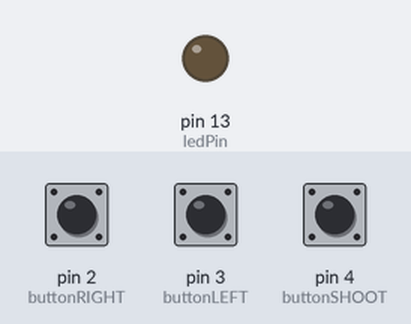
Recording of a sketch running on a simulated Arduino Uno, built with avr-gcc and run on an emulated ATmega328P. Parts: output pins drawn as LEDs (lit = HIGH). The test bench sets the inputs (shaded band); at power-on: pin 4 (buttonSHOOT) LOW, pin 2 (buttonRIGHT) LOW, pin 3 (buttonLEFT) LOW. What the sketch prints to the serial monitor is not drawn.

Above: at 1.2 s.
1.3 s: pin 4 (buttonSHOOT) pulled HIGH for 0.15 s
At 1.4 s:
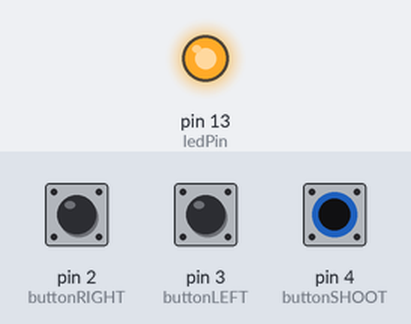
3.0 s: pin 2 (buttonRIGHT) pulled HIGH for 0.15 s
4.6 s: pin 3 (buttonLEFT) pulled HIGH for 0.15 s
6.2 s: pin 4 (buttonSHOOT) pulled HIGH for 3.2 s
At 10.4 s:
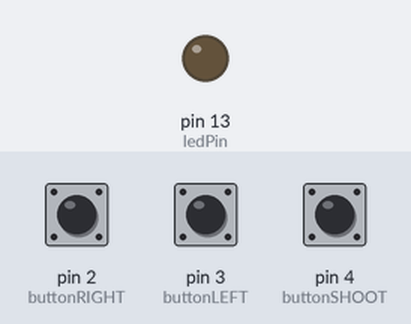
10.9 s: pin 2 (buttonRIGHT) driven HIGH and pin 3 (buttonLEFT) driven HIGH
12.4 s: pin 4 (buttonSHOOT) pulled HIGH for 1 s
At 12.8 s:
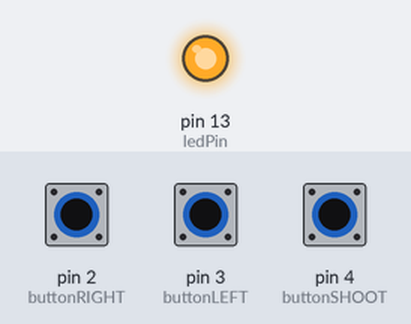
Timing chart, 0 to 15.4 s (numbered marks = the images above; inputs shaded):
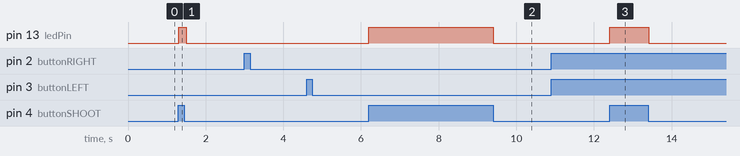

Measured:
- after the input at 1.3 s, pin 13 (ledPin): LOW → HIGH at once, → LOW 0.20 s later
- after the input at 6.2 s, pin 13 (ledPin): LOW → HIGH at once, → LOW 3.2 s later
- after the input at 12.4 s, pin 13 (ledPin): LOW → HIGH at once, → LOW 1.0 s later

The sketch:

buttonArduino.ino
```cpp
// constants won't change. They're used here to set pin numbers:
  const int buttonRIGHT = 2;
  const int buttonLEFT = 3;
  const int buttonSHOOT = 4;
  const int ledPin =  13;      // the number of the LED pin

// variables will change: variable for reading the pushbutton status
  int buttonStateRIGHT = 0;
  int buttonStateLEFT = 0;
  int buttonStateSHOOT = 0;

int right=2, rightRelease=20;
int left=3, leftRelease=30;
int shoot=4, shootRelease=40;

void setup() {
  Serial.begin(9600);

  // initialize the LED pin as an output:
    pinMode(ledPin, OUTPUT);

  // initialize the pushbutton pin as an input:
    pinMode(buttonRIGHT, INPUT);
    pinMode(buttonLEFT, INPUT);
    pinMode(buttonSHOOT, INPUT);
}

void loop() {
  // read the state of the pushbutton value:
    buttonStateRIGHT = digitalRead(buttonRIGHT);
    buttonStateLEFT = digitalRead(buttonLEFT);
    buttonStateSHOOT = digitalRead(buttonSHOOT);


  //check if the pushbutton is pressed.
  //RIGHT BUTTON
  if (buttonStateRIGHT == HIGH) {
    // turn LED on:
    digitalWrite(ledPin, HIGH);
    Serial.println("RIGHT");
    Serial.write(right);
  }
  else{
    // turn LED off:
    digitalWrite(ledPin, LOW);
  }

  //LEFT BUTTON
  if (buttonStateLEFT == HIGH) {
    // turn LED on:
    digitalWrite(ledPin, HIGH);
    Serial.println("LEFT");
    Serial.write(left);
  }
  else{
    // turn LED off:
    digitalWrite(ledPin, LOW);
  }

  //SHOOT BUTTON
  if (buttonStateSHOOT == HIGH) {
    // turn LED on:
    digitalWrite(ledPin, HIGH);
    Serial.println("SHOOT");
    Serial.write(shoot);
  }
  else{
    // turn LED off:
    digitalWrite(ledPin, LOW);
  }
 delay(100);
}
```
